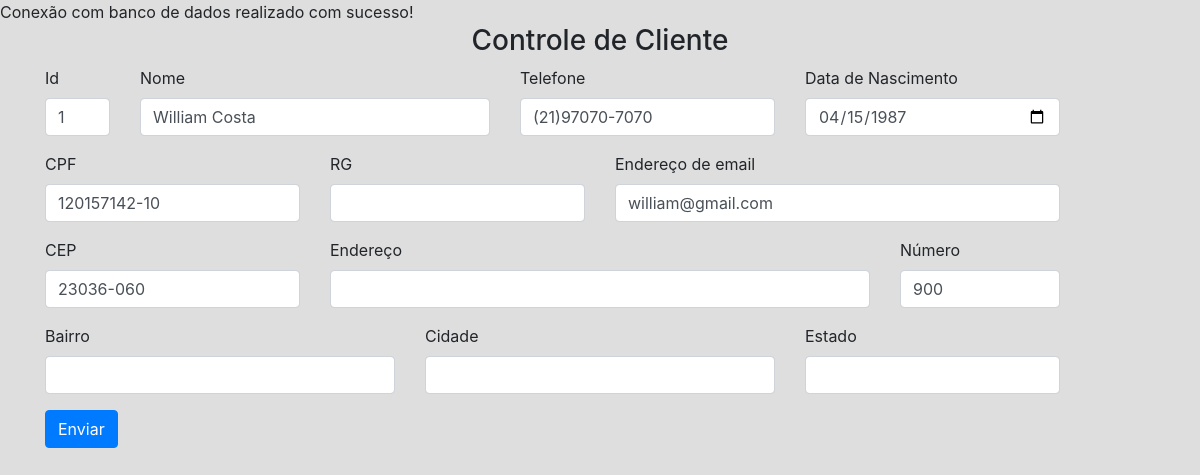
/pages/editar-client.php?idcliente=1, run on the app's committed database.
### tables this page shows
CREATE TABLE `cliente` (
  `idcliente` int(11) NOT NULL,
  `nome` varchar(60) NOT NULL,
  `telefone` varchar(15) NOT NULL,
  `cpf` char(14) NOT NULL,
  `rg` varchar(15) NOT NULL,
  `datanascimento` date NOT NULL,
  `cep` char(9) NOT NULL,
  `numerocasa` smallint(6) NOT NULL,
  `email` varchar(255) NOT NULL
);

### pages/editar-client.php (the view, shortened to what this page needs)
<?php
    require_once './head.php';
    include_once './conexao.php';
    $id = filter_input(INPUT_GET, "idcliente", FILTER_SANITIZE_NUMBER_INT);
    $sql = "SELECT * from cliente where idcliente = $id LIMIT 1";
    $resultado= $conn->prepare($sql);
    $resultado->execute();
    if(($resultado) AND ($resultado->rowCount() != 0)){
        $linha = $resultado->fetch(PDO::FETCH_ASSOC);
        extract($linha);
    }
    else{
        $_SESSION['msg'] = "Erro: Cliente não encontrado!";
        header("Location: relatorio-client.php");
    }
?>
<form method="POST" action="controlcliente.php" enctype="multipart/form-data">
    <div class="container">
        <div class="row">
                <div class="col-md-12 text-center">
                    <h3>Controle de Cliente</h3>
                </div>
        </div>
        <div class="row">
            <div class="col-md-1">
                <div class="form-group">
                    <label for="idcliente">Id</label>
                    <input type="text" class="form-control" name="idcliente"
                    value="<?php echo $idcliente;?>"
                    >
                </div>
            </div>
            <div class="col-md-4">
                <div class="form-group">
                    <label for="nome">Nome</label>
                    <input type="text" class="form-control" name="nome"
                    value="<?php echo $nome;?>"
                    >
                </div>
            </div>
            <div class="col-md-3">
                <div class="form-group">
                    <label for="telefone">Telefone</label>
                    <input type="text" name="telefone" class="form-control" onkeypress="$(this).mask('(00)00000-0000')"
                    value="<?php echo $telefone;?>"
                    >
                </div>
            </div>
            <div class="col-md-3">
              <div class="form-group">
                  <label for="dn">Data de Nascimento</label>
                  <input type="date" class="form-control" name="dn"
                  value="<?php echo $datanascimento;?>"
                    >
              </div>
           </div>
        </div>
        <div class="row">
            <div class="col-md-3">
                <div class="form-group">
                    <label for="cpf">CPF</label>
                    <input type="text" name="cpf" class="form-control" onkeypress="$(this).mask('000.000.000-00');"
                    value="<?php echo $cpf;?>"
                    >
                </div>
            </div>
            <div class="col-md-3">
                <div class="form-group">
                    <label for="rg">RG</label>
                    <input type="text" class="form-control" name="rg"
                    value="<?php echo $rg;?>"
                    >
                </div>
            </div>
            <div class="col-md-5">
                <div class="form-group">
                    <label for="exampleInputEmail1">Endereço de email</label>
                    <input type="email" name="email" class="form-control" id="exampleInputEmail1" aria-describedby="emailHelp" placeholder="Seu email"
                    value="<?php echo $email;?>"
                    >
                </div>
            </div>
        </div>
        <div class="row">
            <div class="col-md-3">
                <div class="form-group">
                    <label for="cep">CEP</label>
                    <input type="text" name="cep" class="form-control" id="cep" onblur="pesquisacep(this.value);"
                    value="<?php echo $cep;?>"
                    >
                </div>
            </div>
            <div class="col-md-6">
                <div class="form-group">
                    <label for="endereco">Endereço</label>
                    <input type="text" class="form-control" id="rua" name="rua">
                </div>
            </div>
            <div class="col-md-2">
                <div class="form-group">
                    <label for="numero">Número</label>
                    <input type="text" class="form-control" name="numero"
                    value="<?php echo $numerocasa;?>"
                    >
                </div>
            </div>
        </div>
        <div class="row">
            <div class="col-md-4">
              <div class="form-group">
                 <label for="bairro">Bairro</label><p>
                 <input type="text" class="form-control" id="bairro" name="bairro">
                </div>
            </div>
            <div class="col-md-4">
              <div class="form-group">
                 <label for="cidade">Cidade</label><p>
                 <input type="text" class="form-control" id="cidade" name="cidade">
                </div>
            </div>
            <div class="col-md-3">
              <div class="form-group">
                 <label for="uf">Estado</label><p>
                 <input type="text" class="form-control" id="uf" name="uf">
                </div>
            </div>
        </div>
        <div class="row">
            <div class="col-md-2">
                <div class="form-group">
                    <input type="submit" class="btn btn-primary" value="Enviar" name="btneditar">
                </div>
            </div>
        </div>
    </div>
</form>
<?php
    require_once './footer-admin.php';
?>

### pages/style.css (style rules this page uses)
body { margin: 0; padding: 0; height: 100%; width: 100%; overflow-x: hidden; background: #dedede; }

### data on the page
cliente: idcliente "1", nome "William Costa", telefone "(21)97070-7070", dn "04/15/1987", cpf "120157142-10", email "william@gmail.com", cep "23036-060", numero "900"
